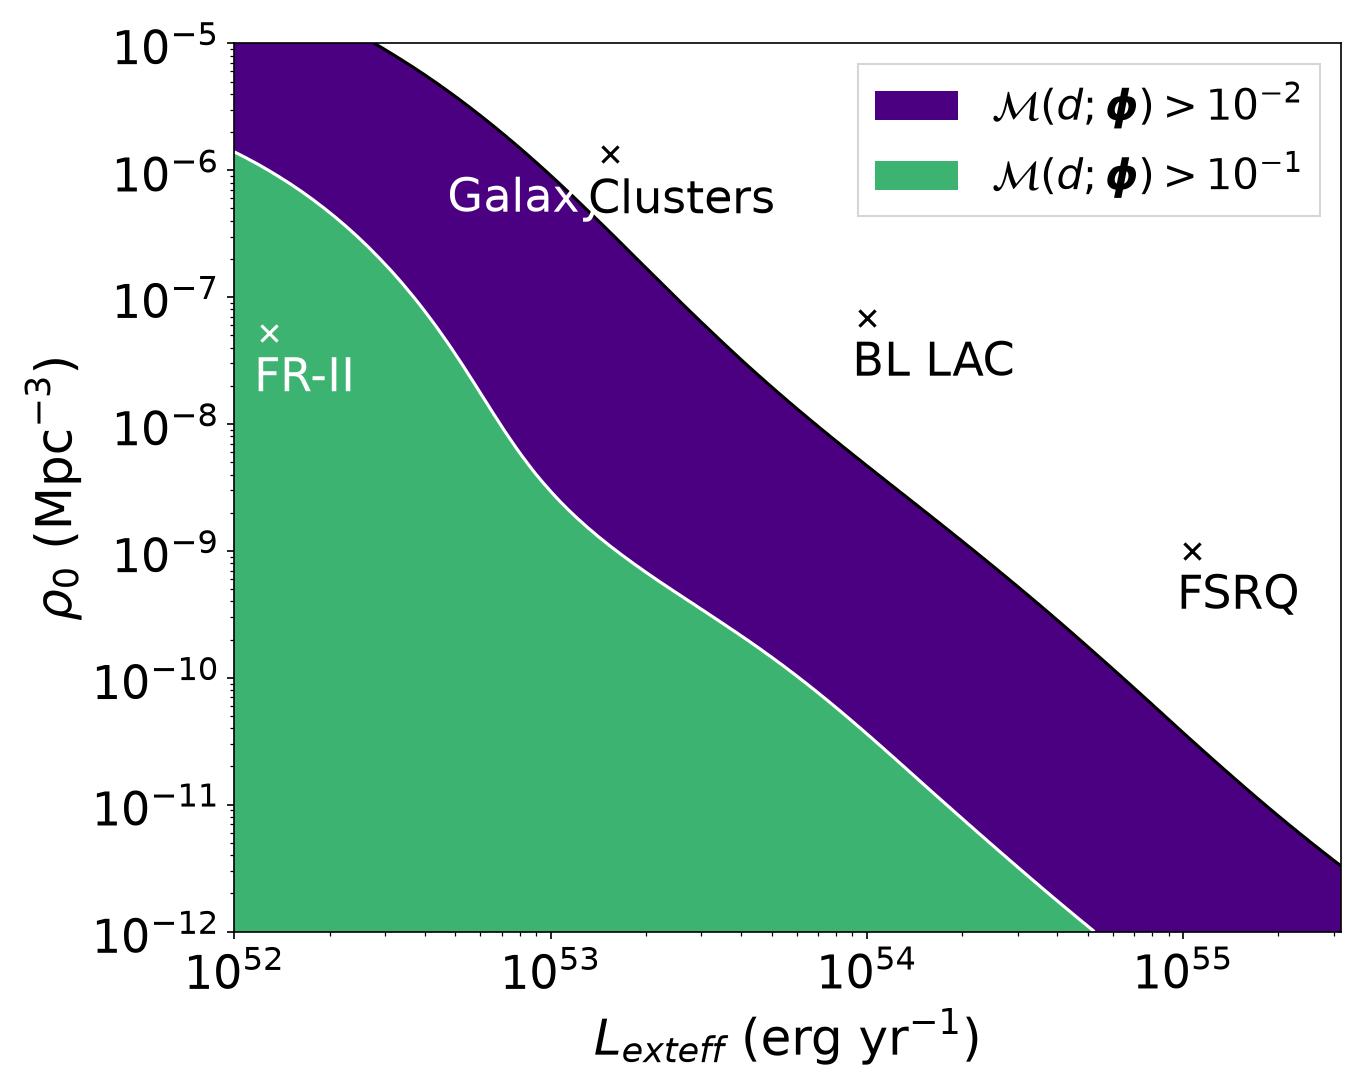

Recreate this plot in Python.
#!/usr/bin/env python3
"""Regenerate Figure 10 of the IceCube 7-year point-source paper

Reproduces Fig. 10: pointwise likelihood ratio over the space of standard
candle luminosity functions, with electromagnetic source classes marked.

All posterior data and parameters are read from clio-core (CTE) via cte_ice,
NOT from a local posterior.h5 file. Nothing is downloaded.
"""

import time
import numpy as np
import scipy.stats
import matplotlib
matplotlib.use("Agg")

# LaTeX is not installed in this environment; use mathtext instead of usetex
import matplotlib.pyplot as plt

import sys
sys.path.insert(0, "/tmp/claude-36126/-home-hyoklee-aurora/7e1b65af-7054-4a75-8def-00dce7042087/scratchpad/ice/runs/agent_nemotron-35-super-vl")
import cte_ice as ci


# ---------------------------------------------------------------------------
# 1. Connect to clio-core and time the data read
# ---------------------------------------------------------------------------
t0 = time.time()
ci.connect()

ZIP = "20190904_Bayesian_posterior_for_IceCube_7-year_point-source_search_with_neutrino-count_statistics.zip"
BASE = f"ice/{ZIP}"
POST_TAG = f"{BASE}/posterior.h5/Isotropic"

# Read posterior samples from clio-core
posterior_samples = ci.read_table(POST_TAG)  # numpy structured array

# Read table attributes (evidences) and root attributes (priors)
table_attrs = ci.read_attributes(POST_TAG)
root_attrs = ci.read_attributes(f"{BASE}/posterior.h5")

t_read = time.time() - t0
print(f"clio-core data read took {t_read:.3f} s")
print(f"  posterior samples: {len(posterior_samples)}")

P_log_evidence = table_attrs["P_log_evidence"]
NP_log_evidence = table_attrs["NP_log_evidence"]

# Prior cube = product of uniform prior densities (from root attributes)
prior = (root_attrs["prior_ln_A"] * root_attrs["prior_ln_Fb"]
         * root_attrs["prior_n1"] * root_attrs["prior_n2"])
print(f"  P_log_evidence = {P_log_evidence}")
print(f"  NP_log_evidence = {NP_log_evidence}")
print(f"  prior (density product) = {prior:.6e}")


# ---------------------------------------------------------------------------
# 2. Estimate posterior via kernel density estimation
# ---------------------------------------------------------------------------
# Stack ln_A, ln_Fb, n1, n2 (natural logs; n1, n2 in linear space)
sample_array = np.vstack([
    posterior_samples["ln_A"],
    posterior_samples["ln_Fb"],
    posterior_samples["n1"],
    posterior_samples["n2"],
])
posterior_estimate = scipy.stats.gaussian_kde(sample_array)


# ---------------------------------------------------------------------------
# 3. Bayes Factor and pointwise likelihood ratio (M) functions
# ---------------------------------------------------------------------------
def _as_list(params):
    if isinstance(params, dict):
        params = [params[k] for k in ["ln_A", "ln_Fb", "n1", "n2"]]
    return params


def compute_bayes_factor(params, post_estimate, param_prior):
    params = _as_list(params)
    # ln p(d|A) = ln(evidence) + ln(posterior) - ln(prior)
    ln_model_evidence = (NP_log_evidence
                         + post_estimate.logpdf(params)
                         - np.log(param_prior))
    ln_alternative_evidence = P_log_evidence
    return ln_model_evidence - ln_alternative_evidence


def compute_M_factor(params, post_estimate, param_prior, model_prior):
    params = _as_list(params)
    ln_model_evidence = (NP_log_evidence
                         + post_estimate.logpdf(params)
                         - np.log(param_prior))
    # Numerically stable logaddexp for the model-space mixture
    ln_model_space = np.logaddexp(
        P_log_evidence + np.log(1.0 - model_prior),
        NP_log_evidence + np.log(model_prior),
    )
    # ln M = ln p(d|A, non-Poiss) + ln p(non-Poiss) - ln(model space)
    ln_M_factor = ln_model_evidence + np.log(model_prior) - ln_model_space
    return ln_M_factor


# ---------------------------------------------------------------------------
# 4. Bayes Factors for the two example models in the release's example code
# ---------------------------------------------------------------------------
model_params_example = dict(ln_A=np.log(1e16), ln_Fb=np.log(1e-12), n1=1.9, n2=-2)
model_params_example2 = dict(ln_A=np.log(1e17), ln_Fb=np.log(1e-13), n1=1.9, n2=-2)

bf1 = compute_bayes_factor(model_params_example, posterior_estimate, prior)[0]
bf2 = compute_bayes_factor(model_params_example2, posterior_estimate, prior)[0]
print(f"Log Bayes Factor for model 1 (ln_A={np.log(1e16):.3f}, "
      f"ln_Fb={np.log(1e-12):.3f}, n1=1.9, n2=-2): {bf1:.6f}")
print(f"Log Bayes Factor for model 2 (ln_A={np.log(1e17):.3f}, "
      f"ln_Fb={np.log(1e-13):.3f}, n1=1.9, n2=-2): {bf2:.6f}")


# ---------------------------------------------------------------------------
# 5. Reproduce Figure 10
# ---------------------------------------------------------------------------
# Figure bounds and parameter space (same as the release's example.py)
Leff_lims = np.array([52, 55.5])
rho0_lims = np.array([-12, -5])
log10_Leff_points = np.linspace(*Leff_lims, num=100)
log10_rho0_points = np.linspace(*rho0_lims, num=100)

# Convert L_eff -> F_b, and rho_0 -> A using factor derived from FIRESONG
log10_Fb_points = log10_Leff_points + (-13 - 52)
log10_A_points = log10_rho0_points + (18 - -7)

# Switch to natural logarithms
ln_Fb_points = log10_Fb_points * np.log(10)
ln_A_points = log10_A_points * np.log(10)

# Setup a grid of coordinates
ln_A_meshpoints, ln_Fb_meshpoints = np.meshgrid(ln_A_points, ln_Fb_points)
log10_rho0_meshpoints, log10_Leff_meshpoints = np.meshgrid(
    log10_rho0_points, log10_Leff_points)
N_evalpoints = len(ln_A_meshpoints.ravel())

# Compute the M factor on this grid (n1=1.9, n2=-2 fixed, standard candles)
posterior_evalpoints = np.vstack([
    ln_A_meshpoints.ravel(),
    ln_Fb_meshpoints.ravel(),
    1.9 * np.ones(N_evalpoints),
    -2 * np.ones(N_evalpoints),
])
t_m = time.time()
ln_M_meshpoints = compute_M_factor(
    posterior_evalpoints, posterior_estimate, prior, 0.5).reshape(
    ln_A_meshpoints.shape)
t_compute = time.time() - t_m
print(f"  M-factor grid computation took {t_compute:.3f} s")

# Contour levels and labels
cont_levels = [-2 * np.log(10), -1 * np.log(10), 1000]
cont_level_labels = ["$10^{-2}$", "$10^{-1}$", "max"]

# Plotting style (matching the paper as closely as possible without LaTeX)
matplotlib.rcParams["figure.figsize"] = 10 / 1.1, 8 / 1.1
matplotlib.rcParams["xtick.labelsize"] = 22
matplotlib.rcParams["ytick.labelsize"] = 22
matplotlib.rcParams["axes.labelsize"] = 24
matplotlib.rcParams["legend.fontsize"] = 20

# Plot and fill the contours
cont = plt.contour(
    10**log10_Leff_meshpoints, 10**log10_rho0_meshpoints,
    ln_M_meshpoints, levels=cont_levels, colors=["k", "w", "w"])
contf = plt.contourf(
    10**log10_Leff_meshpoints, 10**log10_rho0_meshpoints,
    ln_M_meshpoints, levels=cont_levels,
    colors=["indigo", "mediumseagreen", "b"])

# Create legend
contf_colors = ["indigo", "mediumseagreen", "b"]
proxy = [plt.Rectangle((0, 0), 1, 1, fc=c)
         for c in contf_colors[: len(cont_level_labels) - 1]]
legend_labels = [r"$\mathcal{M}(d; \boldsymbol{\phi}) > " + lbl.strip("$") + r"$"
                 for lbl in cont_level_labels[:-1]]
plt.legend(proxy, legend_labels, loc=1, fancybox=False)

# Overplot 4 electromagnetic standard candle parameters, taken from 1411.4385
candle_points_rho0, candle_points_Leff = np.array([
    [1.000000000000004e-9, 1.0642092440647181e+55],  # FSRQ
    [6.866488450043026e-8, 1e+54],                     # BL LAC
    [0.000001346640589965585, 1.545927736419466e+53],  # Gal. Clusters
    [5.179474679231223e-8, 1.282649830528052e+52]]).T  # FR II

# Place the standard candles as points on the plot
plt.scatter(candle_points_Leff[:-1], candle_points_rho0[:-1],
            marker="x", c="black", s=60)
plt.scatter(candle_points_Leff[-1], candle_points_rho0[-1],
            marker="x", c="white", s=60)
for i, txt in enumerate(["FSRQ", "BL LAC", "Galaxy Clusters", "FR-II"]):
    if txt == "FSRQ":
        plt.annotate(txt, (candle_points_Leff[i] * 0.9,
                           candle_points_rho0[i] * 0.35), fontsize=22)
    if txt == "BL LAC":
        plt.annotate(txt, (candle_points_Leff[i] * 0.9,
                           candle_points_rho0[i] * 0.35), fontsize=22)
    if txt == "Galaxy Clusters":
        plt.annotate("Galaxy", (candle_points_Leff[i] * 0.305,
                               candle_points_rho0[i] * 0.35),
                     fontsize=22, color="white")
        plt.annotate("Clusters", (candle_points_Leff[i] * 0.85,
                                  candle_points_rho0[i] * 0.34),
                     fontsize=22)
    if txt == "FR-II":
        plt.annotate(txt, (candle_points_Leff[i] * 0.9,
                           candle_points_rho0[i] * 0.35),
                     fontsize=22, color="white")

plt.xscale("log")
plt.yscale("log")
plt.xlim(*10.0**Leff_lims)
plt.ylim(*10.0**rho0_lims)
plt.ylabel(r"$\rho_0$ (Mpc$^{-3}$)")
plt.xlabel("$L_{\text{eff}}$ (erg yr$^{-1}$)")
plt.tight_layout()

OUT = "/tmp/claude-36126/-home-hyoklee-aurora/7e1b65af-7054-4a75-8def-00dce7042087/scratchpad/ice/runs/agent_nemotron-35-super-vl/fig10.png"
plt.savefig(OUT, dpi=150)
plt.close()
print(f"Saved figure to {OUT}")
print(f"Total script time (including data read): {time.time()-t0:.3f} s")
